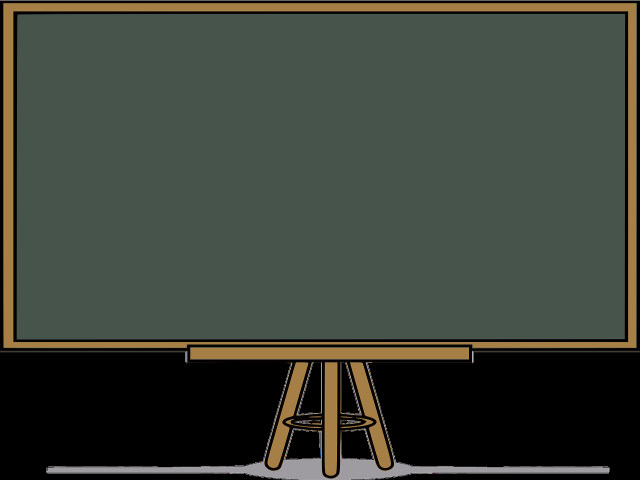
#> input picture Code/day1/data/chalkboard.png, 1280 x 960 px (shown at 1/2 size)
$ python drawing.py
#> lines starting #> are read from the running program, lines starting #| are printed output that depends on the picture
import os
import cv2
img=cv2.imread(os.path.join('.','data','chalkboard.png'))
#> img is the input picture: shape (960, 1280, 3); mean B, G, R 57.4, 66.5, 60.3

print(img.shape)
#| (960, 1280, 3)

#line
cv2.line(img,(100,200),(300,500),(0,255,0),3)
cv2.line(img,(300,500),(400,500),(255,255,0),3)
cv2.line(img,(400,500),(100,200),(255,255,255),3)
#rectangle
cv2.rectangle(img,(500,150),(600,500),(255,0,0),3)
#circle
cv2.circle(img,(800,150),150,(0,0,0),3)
#text
cv2.putText(img,'hey you!!!',(800,450),cv2.FONT_HERSHEY_TRIPLEX,2,(255,0,255),2)
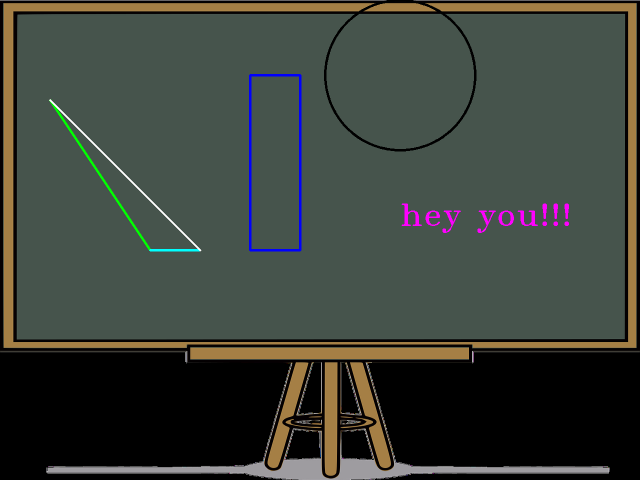
#> img: shape (960, 1280, 3) (shown at 1/2 size); mean B, G, R 58.6, 66.2, 60.4

cv2.imshow('img',img)
cv2.waitKey(0)
